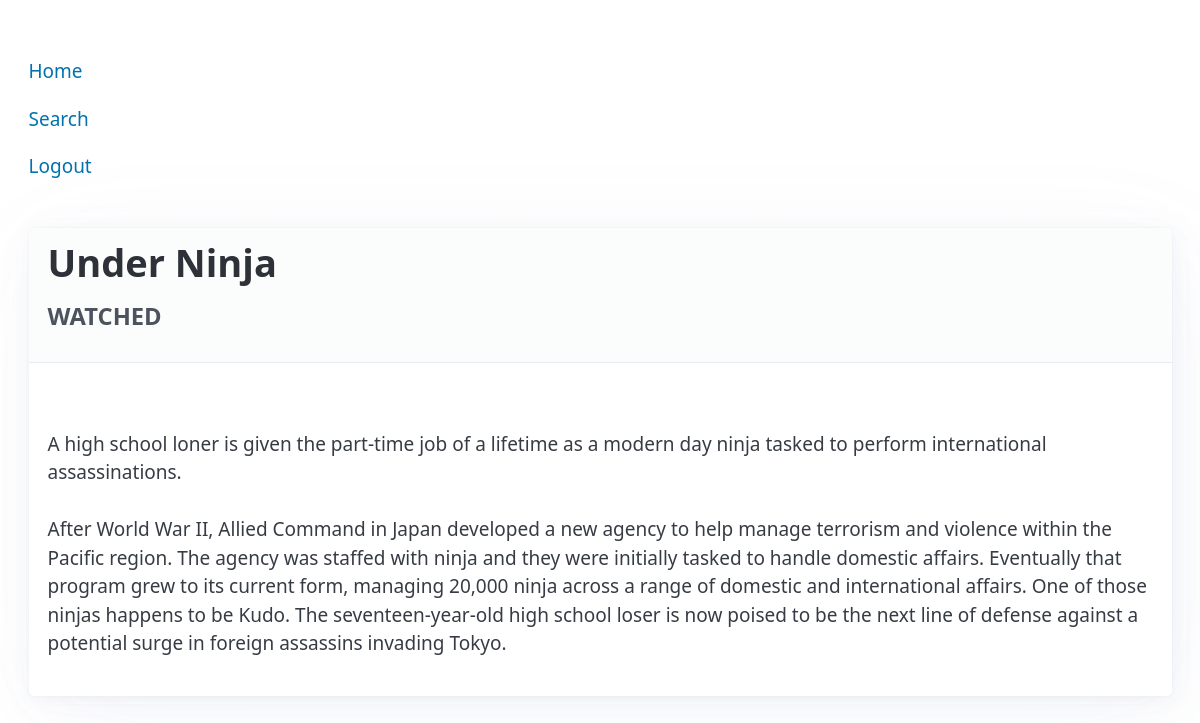
Page /show/5/ (signed in) on the committed database.
### watchlist/models.py (models this page shows, shortened)
class WatchListShow(models.Model):
    user = models.ForeignKey(User, on_delete=models.CASCADE)
    show = models.ForeignKey('Show', on_delete=models.RESTRICT)  # Assuming a 'Show' model exists
    watch_status = models.CharField(max_length=20, choices=(
        ('WATCHED', 'Watched'),
        ('CURRENTLY_WATCHING', 'Currently Watching'),
        ('TO_WATCH', 'To Watch'),
    ))
    favourite = models.BooleanField(default=False)

class Show(models.Model):
    tvmaze_id = models.IntegerField(unique=True)  # Unique identifier from TVMaze
    name = models.CharField(max_length=255)
    genres = models.CharField(max_length=255, blank=True)  # Optional
    status = models.CharField(max_length=50)  # e.g., "Running", "Ended"
    image_url = models.URLField(blank=True)
    premiered = models.DateField(blank=True, null=True)
    rating = models.FloatField(blank=True, null=True)  # Optional
    summary = models.TextField(blank=True)

### watchlist/views.py (the view)
# urls.py: path('show/<int:id>/', views.show_details, name='show-details'),
def show_details(request, id):
    show = WatchListShow.objects.get(pk=id, user=request.user)
    context = {'watchlist_show': show}
    return render(request, 'watchlist/show_details.html', context)

### watchlist/templates/watchlist/show_details.html (shortened to what this page needs)
{% extends 'watchlist/base.html' %}
{% block content %}
<div>
    <article>
        <header>
            <h1>{{ watchlist_show.show.name }}</h1>
            <h4>{{ watchlist_show.watch_status }}</h4>
        </header>
    <p>{{ watchlist_show.show.summary| safe }}</p>
    </article>
</div>
{% endblock %}

### watchlist/static/watchlist/style.css (style rules this page uses)
body { padding: 1.5em; }

### rows in the picture
WatchListShow: show.name "Under Ninja", watch_status "WATCHED", show.summary "A high school loner is given the part-time job of a lifetime as a modern day ninja tasked to perform international assassinations. After World War II, Allied Command in Japan developed a new agency to help manage terrorism and violence within the Pacific region. The agency was staffed with ninja and they were initially tasked to handle domestic affairs. Eventually that program grew to its current form, managing 20,000 ninja across a range of domestic and international affairs. One of those ninjas happens to be Kudo. The seventeen-year-old high school loser is now poised to be the next line of defense against a potential surge in foreign assassins invading Tokyo."
